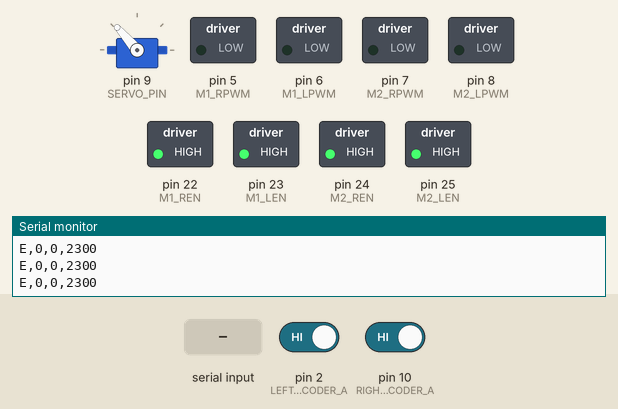
Recording of a sketch running on a simulated Arduino Mega 2560, built with avr-gcc and run on an emulated ATmega2560. Parts: servo, switched loads named in the sketch (green lamp = pin HIGH), the last lines printed to the serial monitor. Inputs (shaded band) come from the test bench; at power-on: pin 2 (LEFT_ENCODER_A) HIGH, pin 10 (RIGHT_ENCODER_A) HIGH.

Above: at 1.2 s.
1.3 s: "P:\n" received over Serial
At 1.8 s:
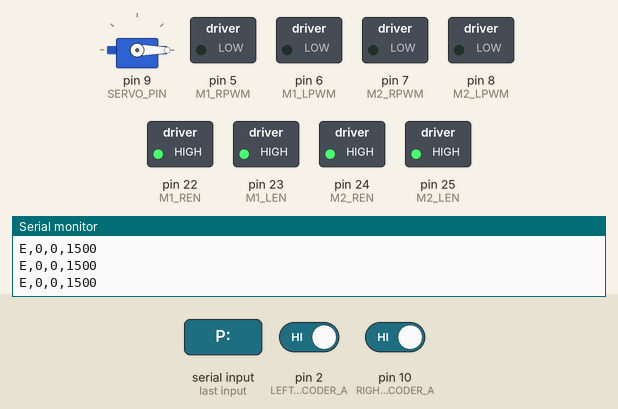
2.8 s: "V,\n" received over Serial
4.3 s: "B,\n" received over Serial
Timing chart, 0 to 7.3 s (numbered marks = the images above; inputs shaded):
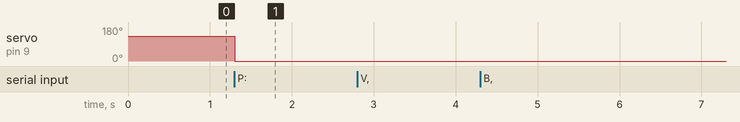

Measured:
- after the input at 1.3 s, servo on pin 9 (SERVO_PIN): 131° → 0° at once

The sketch:

ai_car_simple_v2.ino
```cpp
/*
 * AI Car Simple V2 - Thêm hỗ trợ lùi (backward)
 * Commands:
 *   V,servo,pwm      - Forward (pwm > 0)
 *   B,servo,pwm      - Backward (pwm > 0, motor ngược chiều)
 *   S                - Stop
 *   P:pulse          - Servo only
 */

#include <Servo.h>

// Motor pins
const uint8_t M1_RPWM = 5;
const uint8_t M1_LPWM = 6;
const uint8_t M1_REN = 22;
const uint8_t M1_LEN = 23;
const uint8_t M2_RPWM = 7;
const uint8_t M2_LPWM = 8;
const uint8_t M2_REN = 24;
const uint8_t M2_LEN = 25;

// Servo
const uint8_t SERVO_PIN = 9;

// Encoder pins
const uint8_t LEFT_ENCODER_A = 2;
const uint8_t LEFT_ENCODER_B = 3;
const uint8_t RIGHT_ENCODER_A = 10;
const uint8_t RIGHT_ENCODER_B = 11;

// Giới hạn
const int SERVO_MIN_US = 1500;
const int SERVO_MAX_US = 2600;
const int SERVO_CENTER_US = 2300;

const int MAX_PWM = 50;

// Cài đặt motor
const bool INVERT_MOTOR_1 = false;
const bool INVERT_MOTOR_2 = true;

// Encoder tracking
const bool INVERT_LEFT_ENCODER = false;
const bool INVERT_RIGHT_ENCODER = false;
volatile long leftEncoderTicks = 0;
volatile long rightEncoderTicks = 0;
volatile bool previousRightA = false;

// Serial buffer
const size_t LINE_BUFFER_SIZE = 64;
char lineBuffer[LINE_BUFFER_SIZE];
size_t lineLength = 0;

// State
Servo steering;
int currentServo = SERVO_CENTER_US;
int currentPWM = 0;
bool isBackward = false;
unsigned long lastEncoderReportMs = 0;
const unsigned long ENCODER_REPORT_INTERVAL = 50;

// ============================================================
// MOTOR CONTROL
// ============================================================

void setMotor(uint8_t rpwm, uint8_t lpwm, int speedValue, bool invert) {
  speedValue = constrain(speedValue, -255, 255);
  if (invert) {
    speedValue = -speedValue;
  }

  if (speedValue > 0) {
    analogWrite(lpwm, 0);
    analogWrite(rpwm, speedValue);
  } else if (speedValue < 0) {
    analogWrite(rpwm, 0);
    analogWrite(lpwm, -speedValue);
  } else {
    analogWrite(rpwm, 0);
    analogWrite(lpwm, 0);
  }
}

void stopMotors() {
  currentPWM = 0;
  isBackward = false;
  setMotor(M1_RPWM, M1_LPWM, 0, INVERT_MOTOR_1);
  setMotor(M2_RPWM, M2_LPWM, 0, INVERT_MOTOR_2);
}

void drive(int servo_us, int pwm, bool backward) {
  // Giới hạn giá trị
  currentServo = constrain(servo_us, SERVO_MIN_US, SERVO_MAX_US);
  currentPWM = constrain(pwm, 0, MAX_PWM);
  isBackward = backward;

  // Điều khiển servo
  steering.writeMicroseconds(currentServo);

  // Điều khiển motor (âm nếu backward)
  int motorSpeed = backward ? currentPWM : -currentPWM;
  setMotor(M1_RPWM, M1_LPWM, motorSpeed, INVERT_MOTOR_1);
  setMotor(M2_RPWM, M2_LPWM, motorSpeed, INVERT_MOTOR_2);
}

// ============================================================
// ENCODER ISR
// ============================================================

void leftEncoderIsr() {
  if (digitalRead(LEFT_ENCODER_A) == HIGH) {
    const bool forward = (digitalRead(LEFT_ENCODER_B) == HIGH) ^ INVERT_LEFT_ENCODER;
    leftEncoderTicks += forward ? 1 : -1;
  }
}

ISR(PCINT0_vect) {
  const bool currentA = digitalRead(RIGHT_ENCODER_A);
  if (currentA && !previousRightA) {
    const bool forward = (digitalRead(RIGHT_ENCODER_B) == LOW) ^ INVERT_RIGHT_ENCODER;
    rightEncoderTicks += forward ? 1 : -1;
  }
  previousRightA = currentA;
}

// ============================================================
// COMMAND PARSING
// ============================================================

void handleLine(char *line) {
  // Command: V,servo,pwm (Forward)
  if (strncmp(line, "V,", 2) == 0) {
    char *servoToken = line + 2;
    char *comma = strchr(servoToken, ',');

    if (comma == NULL) {
      Serial.println("ERROR: Invalid V command format");
      return;
    }

    *comma = '\0';
    int servo_us = atoi(servoToken);
    int pwm = atoi(comma + 1);

    if (servo_us < SERVO_MIN_US || servo_us > SERVO_MAX_US) {
      Serial.print("ERROR: Servo out of range (");
      Serial.print(SERVO_MIN_US);
      Serial.print("-");
      Serial.print(SERVO_MAX_US);
      Serial.println(")");
      return;
    }

    if (pwm < 0 || pwm > MAX_PWM) {
      Serial.print("ERROR: PWM out of range (0-");
      Serial.print(MAX_PWM);
      Serial.println(")");
      return;
    }

    drive(servo_us, pwm, false);
    return;
  }

  // Command: B,servo,pwm (Backward)
  if (strncmp(line, "B,", 2) == 0) {
    char *servoToken = line + 2;
    char *comma = strchr(servoToken, ',');

    if (comma == NULL) {
      Serial.println("ERROR: Invalid B command format");
      return;
    }

    *comma = '\0';
    int servo_us = atoi(servoToken);
    int pwm = atoi(comma + 1);

    if (servo_us < SERVO_MIN_US || servo_us > SERVO_MAX_US) {
      Serial.print("ERROR: Servo out of range (");
      Serial.print(SERVO_MIN_US);
      Serial.print("-");
      Serial.print(SERVO_MAX_US);
      Serial.println(")");
      return;
    }

    if (pwm < 0 || pwm > MAX_PWM) {
      Serial.print("ERROR: PWM out of range (0-");
      Serial.print(MAX_PWM);
      Serial.println(")");
      return;
    }

    drive(servo_us, pwm, true);
    return;
  }

  // Command: S (Stop)
  if (strcmp(line, "S") == 0) {
    stopMotors();
    steering.writeMicroseconds(SERVO_CENTER_US);
    currentServo = SERVO_CENTER_US;
    Serial.println("STOPPED");
    return;
  }

  // Command: P:pulse (Servo only)
  if (strncmp(line, "P:", 2) == 0) {
    int pulse = atoi(line + 2);
    pulse = constrain(pulse, SERVO_MIN_US, SERVO_MAX_US);
    steering.writeMicroseconds(pulse);
    currentServo = pulse;
    Serial.print("SERVO:");
    Serial.println(pulse);
    return;
  }

  // Unknown command
  Serial.print("ERROR: Unknown command: ");
  Serial.println(line);
}

void receiveCommands() {
  while (Serial.available() > 0) {
    char ch = (char)Serial.read();

    if (ch == '\r') {
      continue;
    }

    if (ch == '\n') {
      if (lineLength > 0) {
        lineBuffer[lineLength] = '\0';
        handleLine(lineBuffer);
      }
      lineLength = 0;
      continue;
    }

    if (lineLength < LINE_BUFFER_SIZE - 1) {
      lineBuffer[lineLength++] = ch;
    } else {
      lineLength = 0;
      Serial.println("ERROR: Line too long");
    }
  }
}

// ============================================================
// ENCODER TELEMETRY
// ============================================================

void reportEncoders() {
  unsigned long now = millis();
  if (now - lastEncoderReportMs < ENCODER_REPORT_INTERVAL) {
    return;
  }
  lastEncoderReportMs = now;

  long leftTicks, rightTicks;
  noInterrupts();
  leftTicks = leftEncoderTicks;
  rightTicks = rightEncoderTicks;
  interrupts();

  // Format: E,left,right,servo
  Serial.print("E,");
  Serial.print(leftTicks);
  Serial.print(',');
  Serial.print(rightTicks);
  Serial.print(',');
  Serial.println(currentServo);
}

// ============================================================
// SETUP
// ============================================================

void setup() {
  Serial.begin(115200);

  pinMode(M1_RPWM, OUTPUT);
  pinMode(M1_LPWM, OUTPUT);
  pinMode(M1_REN, OUTPUT);
  pinMode(M1_LEN, OUTPUT);
  pinMode(M2_RPWM, OUTPUT);
  pinMode(M2_LPWM, OUTPUT);
  pinMode(M2_REN, OUTPUT);
  pinMode(M2_LEN, OUTPUT);

  digitalWrite(M1_REN, HIGH);
  digitalWrite(M1_LEN, HIGH);
  digitalWrite(M2_REN, HIGH);
  digitalWrite(M2_LEN, HIGH);

  stopMotors();

  pinMode(LEFT_ENCODER_A, INPUT_PULLUP);
  pinMode(LEFT_ENCODER_B, INPUT_PULLUP);
  pinMode(RIGHT_ENCODER_A, INPUT_PULLUP);
  pinMode(RIGHT_ENCODER_B, INPUT_PULLUP);

  attachInterrupt(digitalPinToInterrupt(LEFT_ENCODER_A), leftEncoderIsr, CHANGE);
  previousRightA = digitalRead(RIGHT_ENCODER_A);
  PCICR |= _BV(PCIE0);
  PCMSK0 |= _BV(PCINT4);

  // FIX: Attach servo with explicit min/max range
  steering.attach(SERVO_PIN, SERVO_MIN_US, SERVO_MAX_US);
  steering.writeMicroseconds(SERVO_CENTER_US);

  Serial.println("READY");
}

// ============================================================
// LOOP
// ============================================================

void loop() {
  receiveCommands();
  reportEncoders();
}
```
